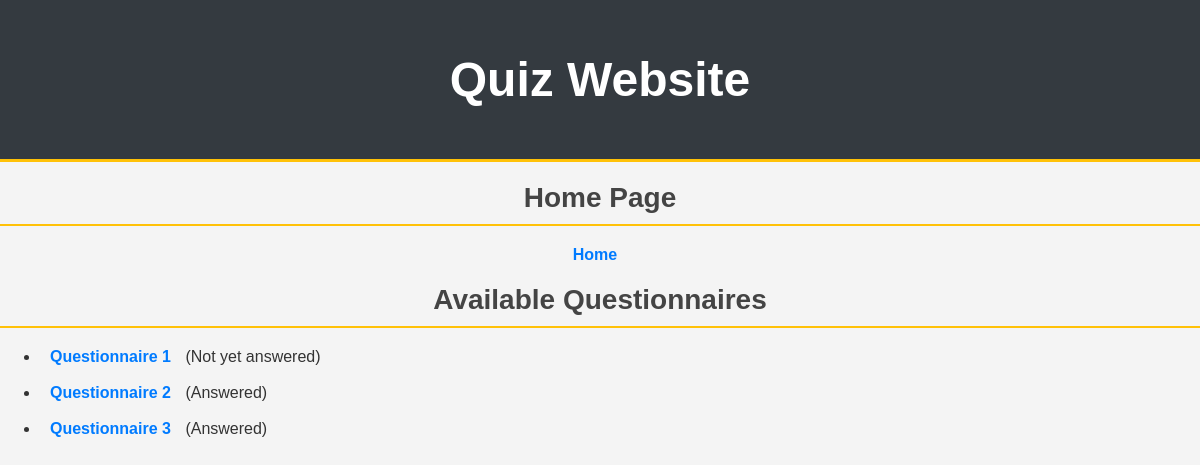
The page /client_dashboard/ (signed in) on the database its author committed.
### task/models.py (models this page shows, shortened)
class Questionnaire(models.Model):
    client = models.ForeignKey(Client, on_delete=models.CASCADE, related_name='questionnaires')
    title = models.CharField(max_length=100)
    created_at = models.DateTimeField(auto_now_add=True)

### task/views.py (the view, shortened to what this page needs)
# urls.py: path("client_dashboard/", views.client_dashboard, name="client_dashboard"),  # Client dashboard
def client_dashboard(request):
    client = request.user.client  # Get the client associated with the current user
    questionnaires = Questionnaire.objects.all()  # Retrieve all questionnaires
    answered_questionnaires = {
        response.questionnaire_id: True
        for response in ClientResponse.objects.filter(client=client)
    }
    return render(request, "client_dashboard.html", {"questionnaires": questionnaires, "answered_questionnaires": answered_questionnaires})

### task/templates/client_dashboard.html
{% extends 'base.html' %} {% block title %}Client Account{% endblock %}
{% block content %}
<h2>Available Questionnaires</h2>
{% if questionnaires %}
  <ul>
    {% for questionnaire in questionnaires %}
    <li>
      <a href="{% url 'questionnaire_detail' questionnaire.id %}">{{ questionnaire.title }}</a>
      {% if questionnaire.id in answered_questionnaires %}
      (Answered)
    {% else %}
        (Not yet answered)
    {% endif %}
    <br><br/>
    </li>
    {% endfor %}
  </ul>
{% else %}
  <p>No questionnaires available</p>
{% endif %}
{% endblock %}

### task/static/css/styles.css (style rules this page uses)
h2 { color: #343a40; text-align: center; font-size: 28px; font-weight: bold; margin-top: 20px; margin-bottom: 20px; border-bottom: 2px solid #ffc107; padding-bottom: 10px; }
body { font-family: Arial, sans-serif; background-color: #f4f4f4; margin: 0; padding: 0; color: #333; }
h2 { color: #444; margin-bottom: 20px; }
a { color: #007bff; text-decoration: none; font-weight: bold; padding: 5px 10px; border-radius: 5px; transition: background-color 0.3s ease, color 0.3s ease; }

### rows shown on the page
Questionnaire: title "Questionnaire 1", shows "(Not yet answered)"
Questionnaire: title "Questionnaire 2", shows "(Answered)"
Questionnaire: title "Questionnaire 3", shows "(Answered)"
